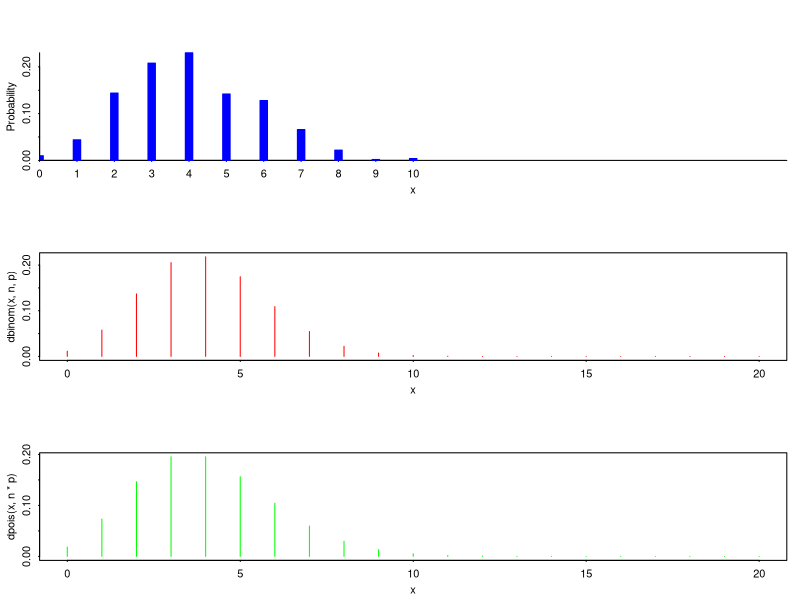
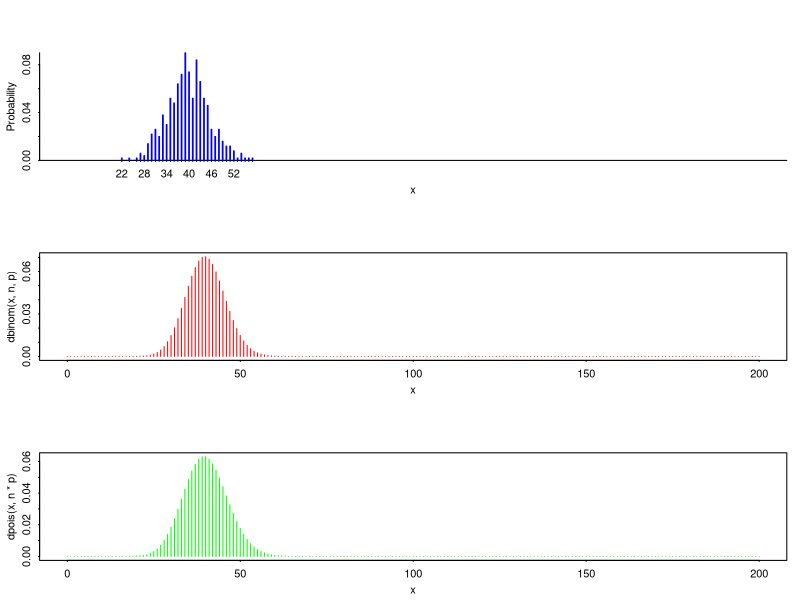
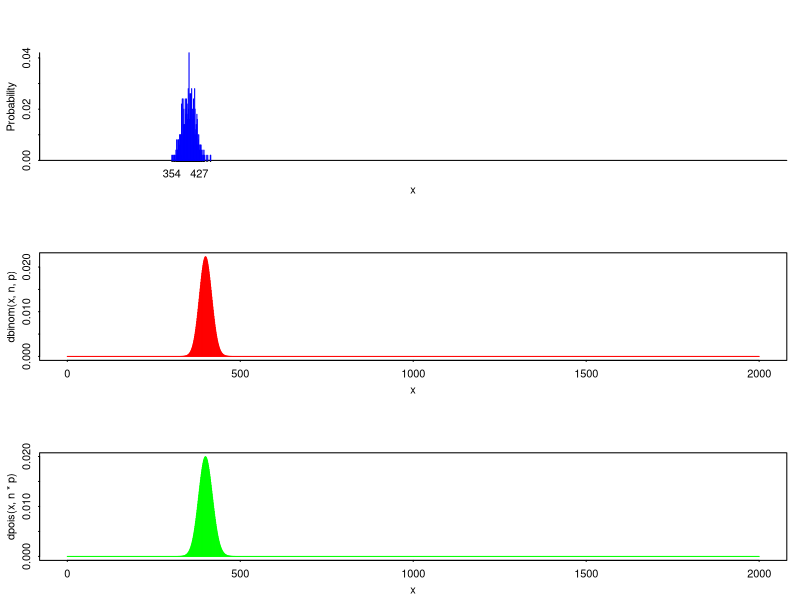
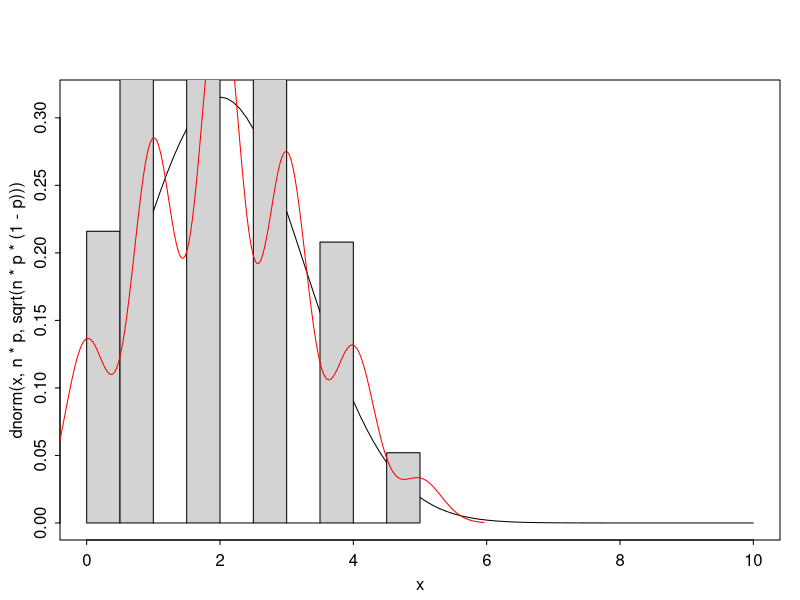
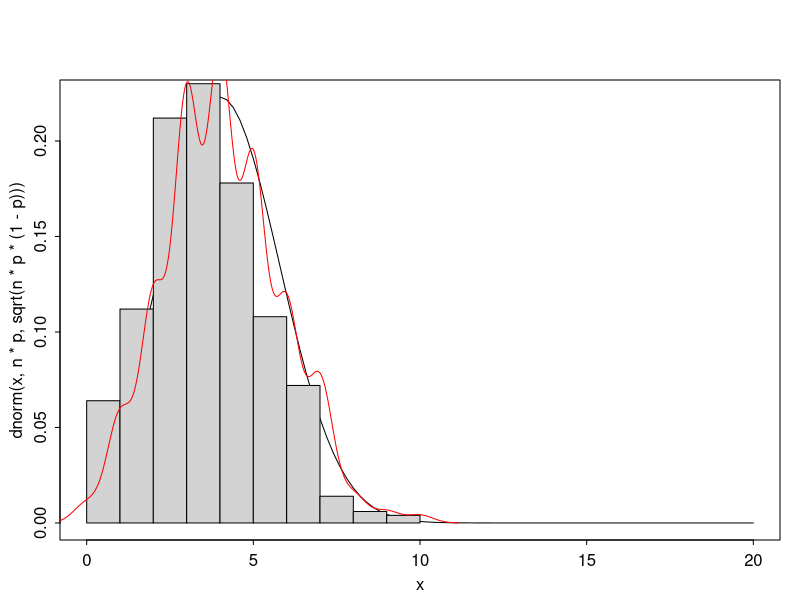
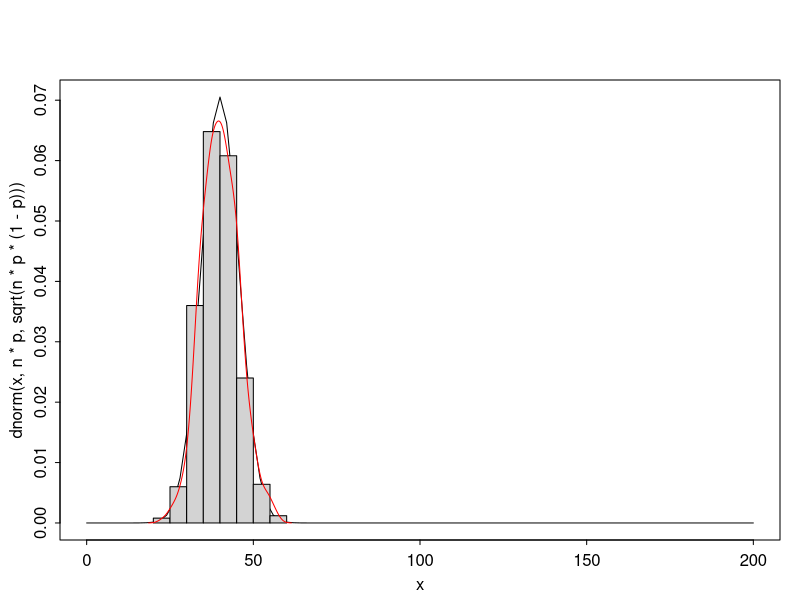
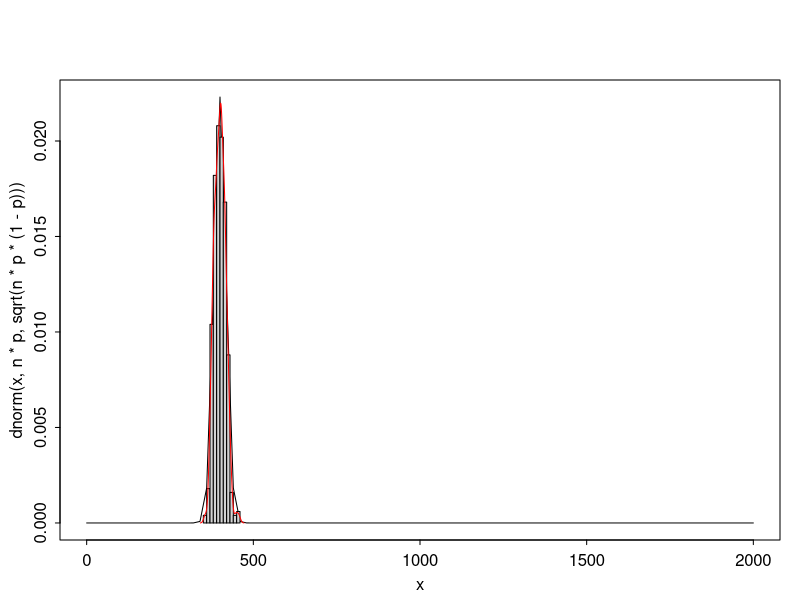
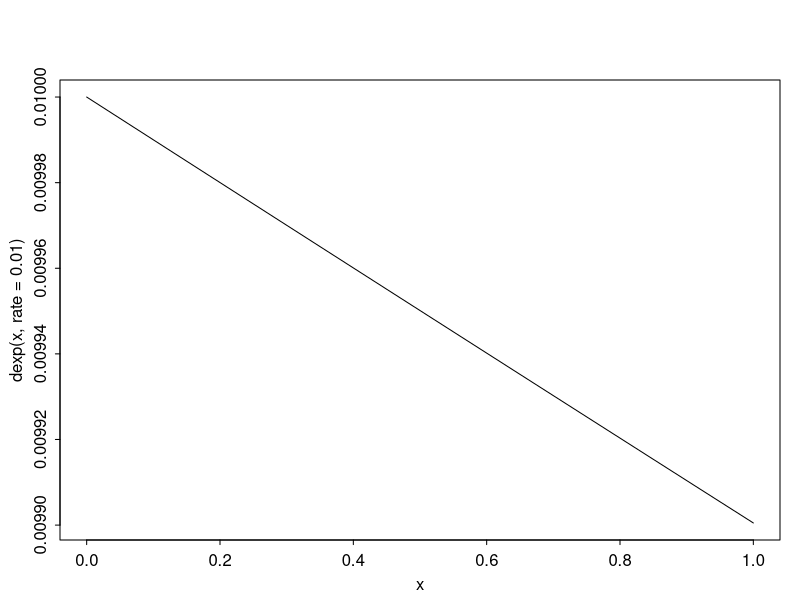

Source code (R) for these figures, in order: (Note: this script raises an error after producing the figures.)
## ---- chunk 1
set.seed(143)
library(arm)
n=10
p =0.1
k=3
pbinom(k,n,p)
## ---- chunk 2
EX = n*p
SDX = sqrt(n*p*(1-p))
pnorm(k, EX, SDX)
## ---- chunk 3
pnorm(k,EX,SDX) - pnorm(k, EX, SDX)
## ---- chunk 4
for( i in c(20,30,40,100)){
  pb = pbinom(k,i,p)
  pn = pnorm(k,i*p,sqrt(i*p*(1-p)))
  print(abs(pb-pn))
}
## ---- chunk 5
for( p2 in c(0.05,0.1,0.3,0.5)){
  pb = pbinom(k,n,p2)
  pn = pnorm(k,n*p2,sqrt(n*p2*(1-p2)))
  print(abs(pb-pn))
}
n = 100
print("######################")
for( p2 in c(0.05,0.1,0.3,0.5)){
  pb = pbinom(k,n,p2)
  pn = pnorm(k,n*p2,sqrt(n*p2*(1-p2)))
  print(abs(pb-pn))
}
## ---- chunk 6
p = 0.2
samples = 500
par(mfrow = (c(3,1)))
for( n in c(20,200,2000)){
  discrete.hist(rbinom(samples,n, p), xlim=c(0,n))
  x = 0:n
  plot(x,dbinom(x,n,p), type="h", col = "red", xlim=c(0,n))
  plot(x,dpois(x,n*p), type = "h",col = "green", xlim=c(0,n))
}
## ---- chunk 7
p = 0.2
samples = 500
par(mfrow = (c(1,1)))
for( n in c(10,20,200,2000)){
  nums = rbinom(samples,n, p)
  x = 0:n
  curve(dnorm(x, n*p, sqrt(n*p*(1-p))), type="l", col="black", xlim=c(0,n))
  hist(nums, xlim=c(0,n), add=TRUE, freq=FALSE)
  lines(density(nums), col="red")
}
## ---- chunk 8
curve(dexp(x, rate = 0.01))
#a P(X>=200)
1 - pexp(200, rate = 0.01)
#b P(X<=100)
pexp(100, rate=0.01)
#c P(x<=500)
pexp(500, rate - 0.01)
## ---- chunk 9
mi = 2.4
lambda = 1/mi
#a
1 - pexp(3,lambda)
#b
pexp(3,lambda)- pexp(2,lambda)

f = function(x){
  dexp(x, lambda)
}

fe = function(x){
  x* dexp(x, lambda)
}

integrate(f,2,3)
integrate(fe, -Inf, Inf)
## ---- chunk 10
#m =0.13
#sd =...
## ---- chunk 11
m = 120
sd = 15
pnorm(135, m, sd) - pnorm(100, m, sd)

m2 = 2
sd2 = 1/4
pnorm(2.25, m2,sd2) - pnorm(1+5/6, m2, sd2)
## ---- chunk 12
m=200
sd = 20
res = 1-pnorm(157, m, sd)
## ---- chunk 13
samples = rnorm(30)
mean = sum(samples)/30

means = c()
for( i in 1:10000){
  sample = rnorm(30)
  mean = sum(sample) / 30
  means = c(means,mean)
}
std = 1/sqrt(30)
hist(means, freq = FALSE, xlim = c(-5*std,5*std))
curve(dnorm(x, 0, std), add = TRUE,  xlim = c(-5*std,5*std))
## ---- chunk 14
lambda = 4
n = 1000
trials = 3500
means = c()
for( i in 1:trials){
  sample = rpois(n, lambda)
  mean = sum(sample) / n
  means = c(means,mean)
}
std =sqrt(lambda/n)
hist(means, freq = FALSE, xlim = c(lambda -3*std,lambda +3*std))
curve(dnorm(x, lambda, std), add = TRUE,  xlim = c(lambda -3*std,lambda +3*std))
lines(density(means),  col="red")
## ---- chunk 15
sample = 25
mean = 200
std = 10
#avg had approx normal dist 
#a
pnorm(202, mean, sd/sqrt(n)) - pnorm(9999999, mean, sd/sqrt(n))
#b Y  =E Xi
mean = mean*n
print(pnorm(5100, mean, sd*sqrt(n)))


## ---- chunk 16
mean = 202
std = 14
n = 64
pnorm(206,mean,std/sqrt(n))-pnorm(198, mean, std/sqrt(n))
## ---- chunk 17
mean = 0.5
std = 0.2
n = 100
1-pnorm(47, n*mean, std*sqrt(n))
## ---- chunk 18
mean = 21
std = 2.9
n = 49
pnorm(20, mean, std/sqrt(n))
pnorm(1050, mean*n, std*sqrt(n)) - pnorm(980, mean*n, std*sqrt(n))
## ---- chunk 19
times = 300
n = 40
vars=c()
for(i in 1:times){
  
}
